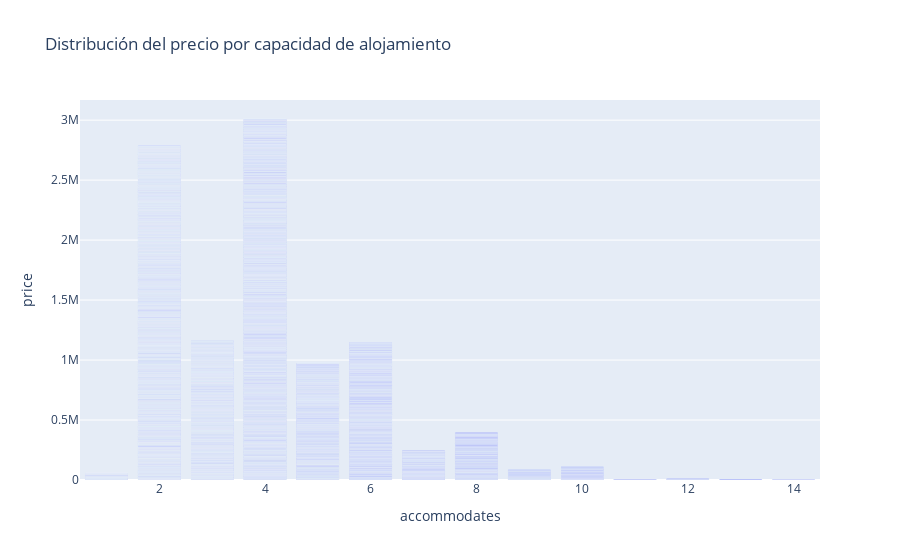

This figure's notebook cell:
### Code cell
fig = px.bar(
    df, 
    x='accommodates', 
    y='price', 
    title="Distribución del precio por capacidad de alojamiento"
)
fig.show()

### Figure 1 — Plotly figure (JSON) as saved in the notebook; plotly's stock layout.template omitted (floating-point values rounded to 4 significant figures; data arrays with more than 128 entries replaced by an {"elided": "..."} marker saying what was removed)
{"data": [{"alignmentgroup": "True", "hovertemplate": "accommodates=%{x}<br>price=%{y}<extra></extra>", "legendgroup": "", "marker": {"color": "#636efa", "pattern": {"shape": ""}}, "name": "", "offsetgroup": "", "orientation": "v", "showlegend": false, "textposition": "auto", "type": "bar", "x": {"elided": "6053 int values"}, "xaxis": "x", "y": {"elided": "6053 float values"}, "yaxis": "y"}], "layout": {"barmode": "relative", "legend": {"tracegroupgap": 0}, "title": {"text": "Distribución del precio por capacidad de alojamiento"}, "xaxis": {"anchor": "y", "domain": [0, 1], "title": {"text": "accommodates"}}, "yaxis": {"anchor": "x", "domain": [0, 1], "title": {"text": "price"}}}}
